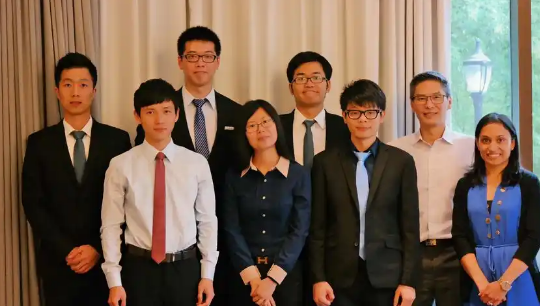
#> input picture 01-learning-basics/04-opencv-人脸检测/imgs/test1.jpg, 540 x 306 px
$ python '01-检测照片中的人脸.py'
#> lines starting #> are read from the running program, lines starting #| are printed output that depends on the picture; after the words box and inside, x2 and y2 are one past the last pixel; in counts of white or black regions, pixels touching at a corner belong together
import cv2

image = cv2.imread("./imgs/test1.jpg")
#> image is the input picture: shape (306, 540, 3); mean B, G, R 80.4, 96.5, 117.3

# CascadeClassifier 级联分类器
classifier = cv2.CascadeClassifier("./haarcascades/haarcascade_frontalface_alt2.xml")
# 检测出的人脸的坐标位置
result = classifier.detectMultiScale(
    image=image,  # 检测的图片
    scaleFactor=1.01,  # 检测区域的最大倍率
    minNeighbors=5,  # 一次可以检测多少个人脸
    flags=1,
    minSize=[50, 50],  # 检测图像的最小尺寸
    maxSize=[500, 500]  # 检测图像的最大尺寸
)
#> result = [[172, 35, 57, 57], [283, 56, 54, 54], [47, 62, 59, 59], [404, 77, 53, 53], [133, 91, 53, 53], [337, 93, 54, 54], [468, 119, 54, 54], [161, 165, 61, 61], [227, 150, 78, 78]]

# 检测照片中的所有人脸
for person in result:
    x, y, w, h = person
    cv2.rectangle(image, (x, y), (x + w, y + h), color=(0, 0, 255), thickness=1)
#> this loop made 9 passes
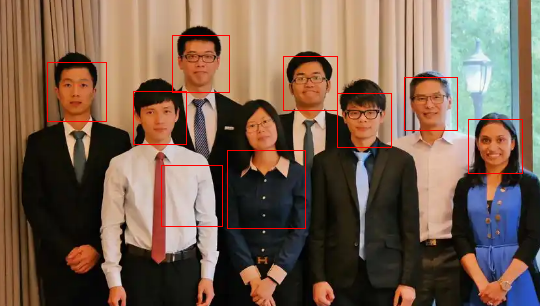
#> image: shape (306, 540, 3); 1.25% of pixels changed, all inside (x1, y1, x2, y2) = (47, 35, 523, 229)
cv2.imshow("image",image)
cv2.waitKey(0)

$ run again, with 01-learning-basics/04-opencv-人脸检测/imgs/test2.jpg copied over 01-learning-basics/04-opencv-人脸检测/imgs/test1.jpg
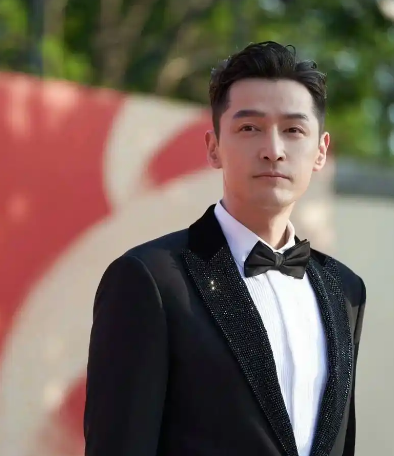
#> input picture 01-learning-basics/04-opencv-人脸检测/imgs/test2.jpg, 394 x 456 px
#> image is the input picture: shape (456, 394, 3); mean B, G, R 90.1, 99.8, 116.2
#> result = [[215, 84, 116, 116]]
#> the loop `for person in result:` made 1 pass
#> after the loop `for person in result:`:
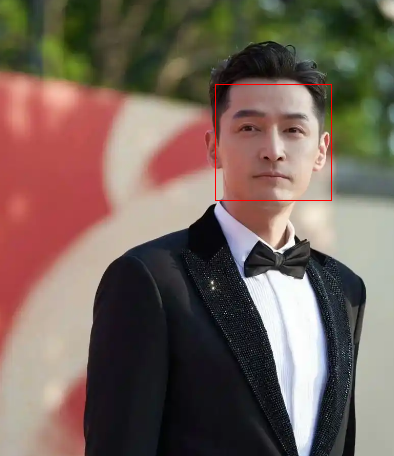
#> image: shape (456, 394, 3); 0.26% of pixels changed, all inside (x1, y1, x2, y2) = (215, 84, 332, 201)
